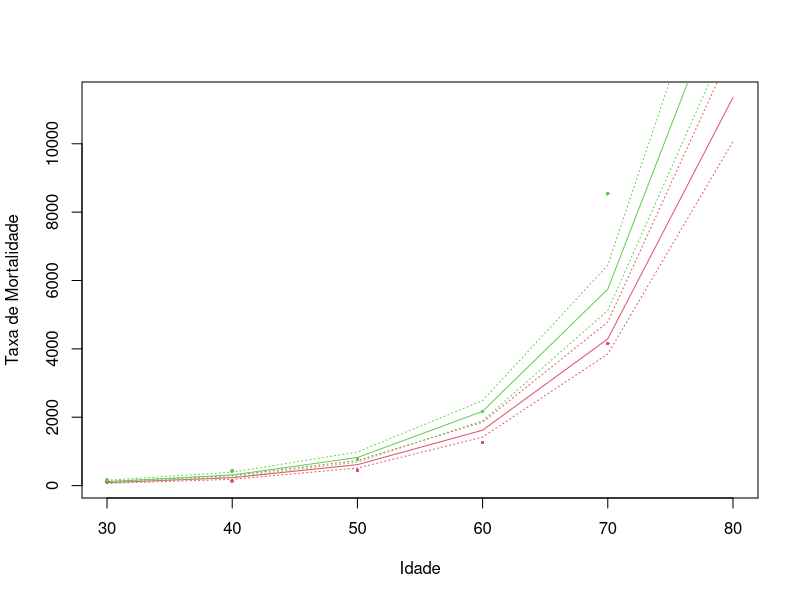

Write the R code that produced this figure.


# Modelo de regressão de  poisson -----------------------------------------
# modelando taxa de mortalidade



deaths = c(4,5,16,31,68,206,
           6,14,22,39,87,122)
pop = c(39219,37761,35573,24621,16366,16366,
        35577,32342,28286,17984,10188,10188)
age = as.factor(c(seq(30,80,10),seq(30,80,10)))
age2 = (c(seq(30,80,10),seq(30,80,10)))

sex = as.factor(rep(c("female","male"),each=6))

#a taxa é lambda/pop, logo pode ser um numero menor do que 1, pois 
# lambda é uma contagem (sempre positivo e maior ou igual a 0 e 
# a população "pop" geralmente é um numero grande. Dessa forma, Para 
# contornar esse problema faz =  log(lambda/pop) = log(lambda) - log(pop).
# passado o log(pop) para o outro lado da equação tem0-se:
# log(lambda) = sex+age+log(pop), esse termo "log(pop)" é chamado de offset
# 

model = glm(deaths~offset(log(pop))+sex+age,
            family=poisson)

summary(model)
cov.beta = vcov(model)

#mULHER DE 40
# X = c(b0,b1,...,b7)
  x = c(1,0,1,0,0,0,0)
b = model$coefficients
previsto = x%*%b
#para 100.000 habitantes, TEM-SE
100000*exp(previsto) #23,4 A CADA 100MIL MULHERES

# PARA A MARGEM DE ERRO FICA: V(b0+b2) = V(b0)+v(b2)+2Cov(b0,b2)
# com base na matriz "cov.beta"
var.previsto = cov.beta[1,1]+cov.beta[3,3]+2*cov.beta[1,3]
#erro-padrão
ep.previsto = sqrt(var.previsto)

#Intervalo de confiança
limites = c(previsto-1.96*ep.previsto,
            previsto,
            previsto+1.96*ep.previsto)

#Considerando 100 mil mulheres a taxa de mortalidade fica:
100000*exp(limites)

#HOMEM DE 60 ANOS

# X = c(b0,b1,...,b7)
x = c(1,1,0,0,1,0,0)
previsto2 = x%*%b
# PARA A MARGEM DE ERRO FICA: V(b0+b1+b4) = V(b0)+v(b1)+v(b4)+2Cov(b0,b1)+
#                                           2Cov(b0,b2)+2Cov(b2,b1)
# com base na matriz "cov.beta"
var.previsto2 = cov.beta[1,1]+cov.beta[2,2]+cov.beta[5,5]+
               2*cov.beta[1,2]+2*cov.beta[1,5]+2*cov.beta[2,5]
#erro-padrão
ep.previsto2 = sqrt(var.previsto2)

#Intervalo de confiança
limites2 = c(previsto2-1.96*ep.previsto2,
            previsto2,
            previsto2+1.96*ep.previsto2)


#Considerando 100 mil homens a taxa de mortalidade fica:
100000*exp(limites2)


prev=predict(model, type = "response",se.fit = T)
(prev$fit) # as estimativas com base nos valores de "pop"
exp(previsto)*pop[2]
(prev$fit)[2]

# usando age como numeric -------------------------------------------------
model = glm(deaths~offset(log(pop))+sex+age2,
            family=poisson)

summary(model)
cov.beta2 = vcov(model)

#Estimar com a margem de erro a taxa para mulher de qualquer idade
#PADRÃO DAS COVARIÁVEIS
x = cbind(rep(1,6),rep(0,6),age2[1:6])
b=model$coefficients
#previsão eta
previsto3 = x%*%b
#na escala do dados em 100 mil
100000*exp(previsto3)

#Variância da previsão
# V(b0+b2Age2), pois b1 = 0, pois é para mulheres com qualquer iddade. 
#V(b0+b2Age2) = V(b0)+ V(b2Age2)+2Cov(b0,b2Age2) = V(b0)+(Age2)²*V(b2)+2*Age2*Cov(b0,b2)

var.previsto3 = cov.beta2[1,1]+cov.beta2[3,3]*((age2[1:6])^2) +2*(age2[1:6])*cov.beta2[1,3]

#erro padrão
ep.previsto3 = sqrt(var.previsto3)

#Margem de erro
LS = previsto3+1.96*ep.previsto3
LI = previsto3-1.96*ep.previsto3

#Na escala dos dados (mu)
100000*exp(LS)
100000*exp(LI)

#plotando o grafico

plot(age2[1:6], 10e5*exp(previsto3),type = "l",
     col = 2,xlab = "Idade",ylab = "Taxa de Mortalidade")
lines(age2[1:6], 10e5*exp(LS),lty = 3,col = 2)
lines(age2[1:6], 10e5*exp(LI),lty = 3,col = 2)


#Estimar com a margem de erro a taxa para homem de qualquer idade
#PADRÃO DAS COVARIÁVEIS
x = cbind(rep(1,6),rep(1,6),age2[1:6])
b=model$coefficients
#previsão eta
previsto4 = x%*%b
#na escala do dados em 100 mil
100000*exp(previsto4)

#Variância da previsão
# V(b0+b1+b2Age2). 
#V(b0+b1+b2Age2) = V(b0)+ V(b1)+ V(b2Age2)+2Cov(b0,b2Age2)+ 2Cov(b1,b2Age2)+2Cov(b0,b1)
#                = V(b0)+ V(b1)+(Age2)²*V(b2)+2*Age2*Cov(b0,b2) + 2*Age2*Cov(b1,b2) + 2Cov(b0,b1)

var.previsto4 = cov.beta2[1,1]+cov.beta2[2,2]+cov.beta2[3,3]*((age2[1:6])^2)+2*(age2[1:6])*cov.beta2[1,3]+2*(age2[1:6])*cov.beta2[2,3]+2*cov.beta2[1,2]

#erro padrão
ep.previsto4 = sqrt(var.previsto4)

#Margem de erro
LS = previsto4+1.96*ep.previsto4
LI = previsto4-1.96*ep.previsto4

#Na escala dos dados (mu)
100000*exp(LS)
100000*exp(LI)

#plotando o grafico
lines(age2[1:6], 10e5*exp(previsto4),lty = 1,col = 3)
lines(age2[1:6], 10e5*exp(LS),lty = 3,col = 3)
lines(age2[1:6], 10e5*exp(LI),lty = 3,col = 3)

# taxas observadas
taxa = 10e5*deaths/pop
taxa.m = taxa[1:6]
taxa.h = taxa[7:12]
points(age2[1:6],taxa.m, col =2,pch = 16, cex =0.5)
points(age2[1:6],taxa.h, col =3,pch = 16, cex =0.5)
